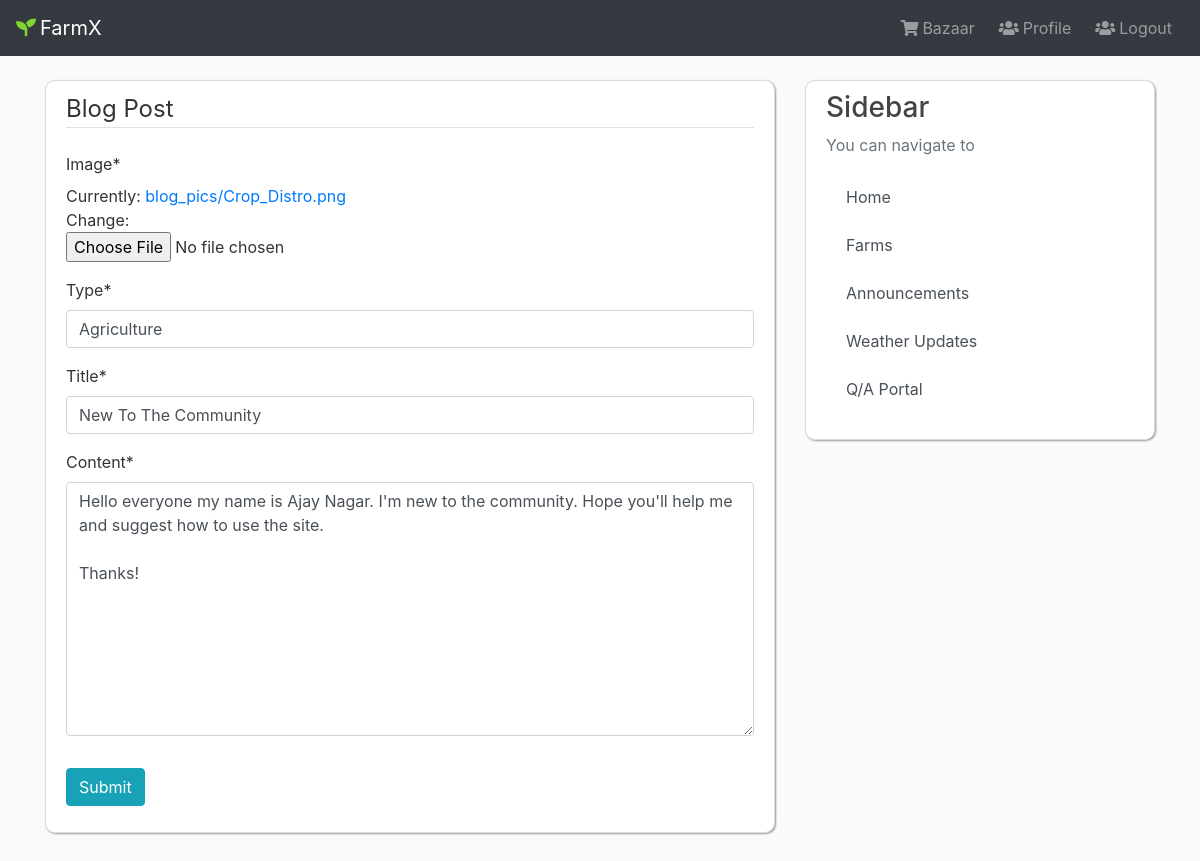
The app's page /user/blog/6/update/ (signed in) with its own data.
### blog/models.py (models this page shows, shortened)
class Post(models.Model):
    author = models.ForeignKey(User, on_delete=models.CASCADE)
    image = models.ImageField(default='Farm.jpg', upload_to='blog_pics')
    type = models.CharField(max_length=50, default='Agriculture')
    title = models.CharField(max_length=200)
    content = models.TextField()
    date_posted = models.DateTimeField(default=timezone.now)
    class Meta:
        ordering = ['-date_posted']

### blog/views.py (the view, shortened to what this page needs)
# urls.py: path('blog/<int:pk>/update/', blog_views.PostUpdateView.as_view(), name='post-update'),
class PostUpdateView(LoginRequiredMixin, UserPassesTestMixin, UpdateView):
    model = Post
    fields = ['image', 'type', 'title', 'content']
    success_url = '/user/blog/'
    def test_func(self):
        post = self.get_object()
        return post.author == self.request.user

### blog/templates/blog/post_form.html (shortened to what this page needs)
{% extends 'users/user_base.html' %}
{% load crispy_forms_tags %}
{% block content %}
    <div class="content-section">
        <form method="POST" enctype="multipart/form-data">
            <fieldset class="form-group">
                <legend class="border-bottom mb-4">Blog Post</legend>
                {{ form|crispy }}
            </fieldset>
            <div class="form-group">
                <button class="btn btn-info" type="submit">Submit</button>
            </div>
        </form>
    </div>
{% endblock content %}

### users/static/users/main.css (style rules this page uses)
body { background: #fafafa; color: #333333; margin-top: 5rem; height: 100%; width: 100%; }
.content-section { background: #ffffff; padding: 10px 20px; border: 1px solid #dddddd; border-radius: 10px; margin-bottom: 20px; box-shadow: 1px 1px 2px #999; }

### records on screen
Post: type "Agriculture", title "New To The Community", content "Hello everyone my name is Ajay Nagar. I'm new to the community. Hope you'll help me and suggest how to use the site. Thanks!"
